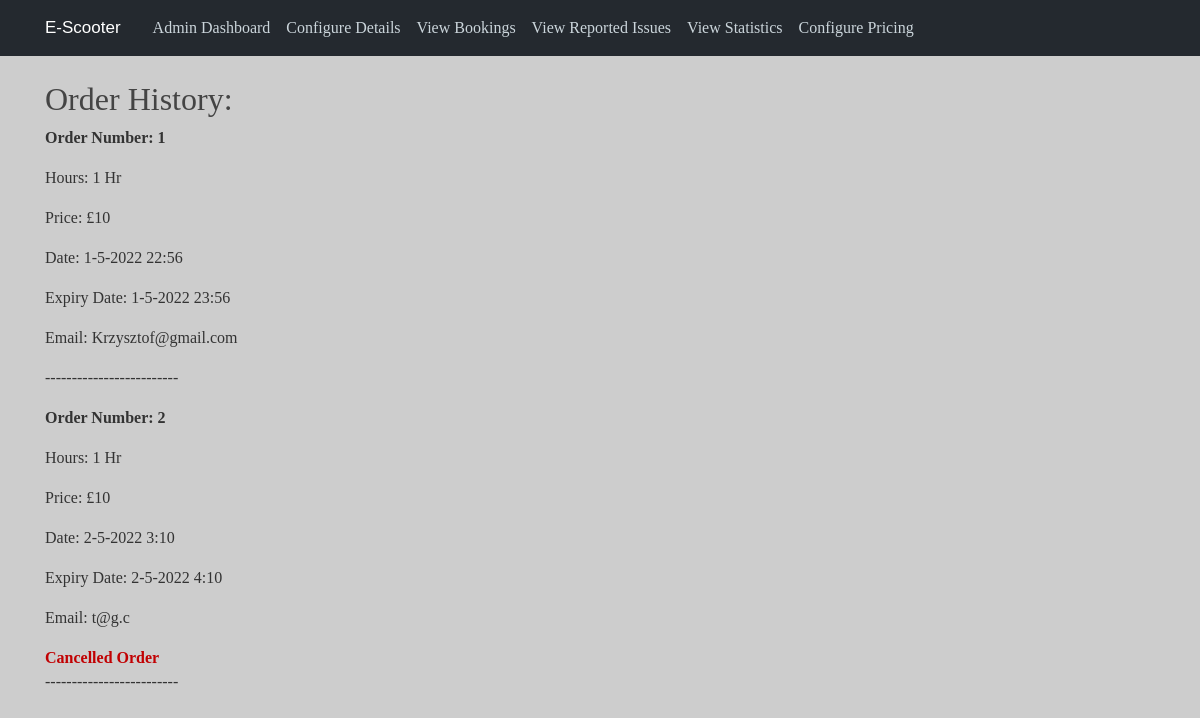
Before: /admin/bookings with the older database file.
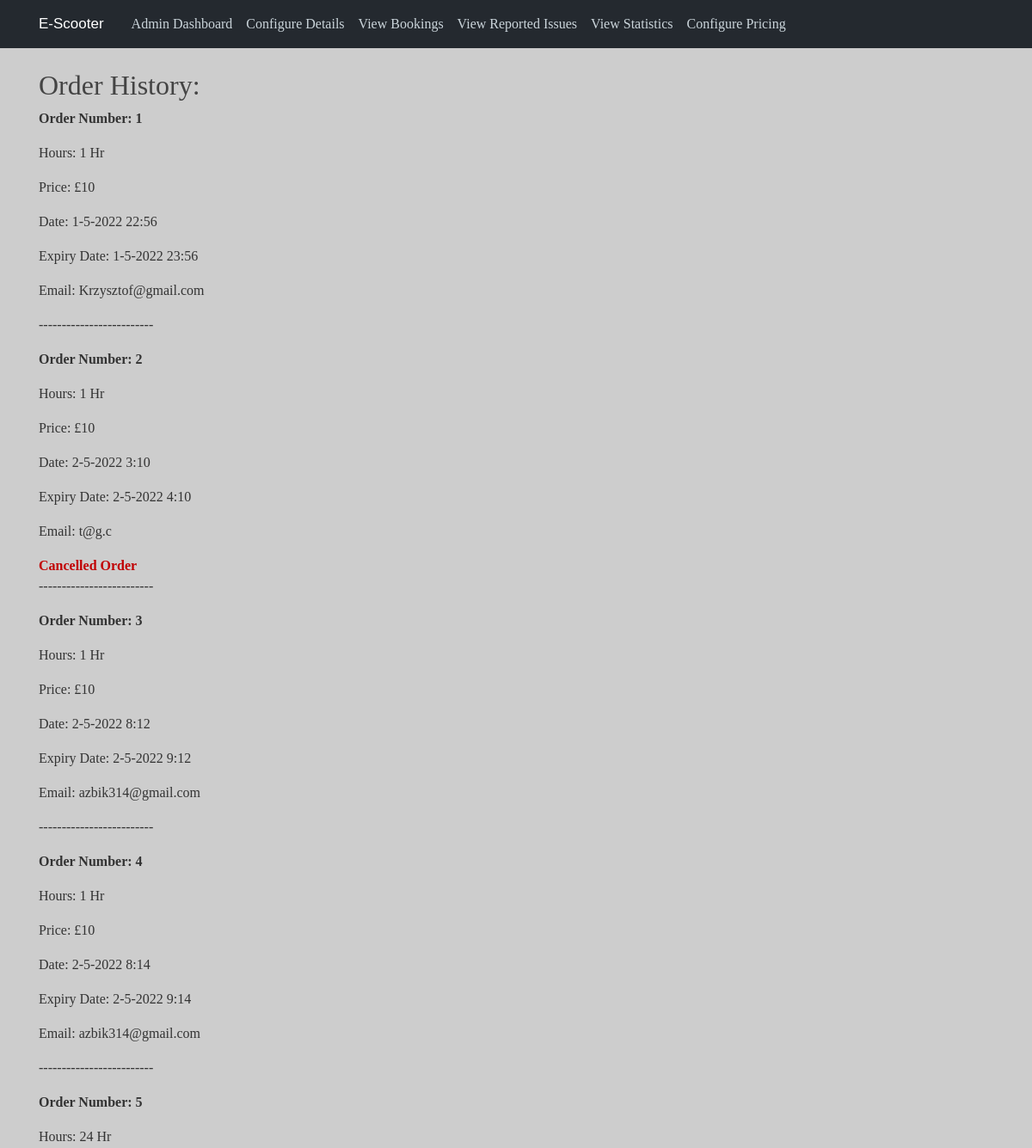
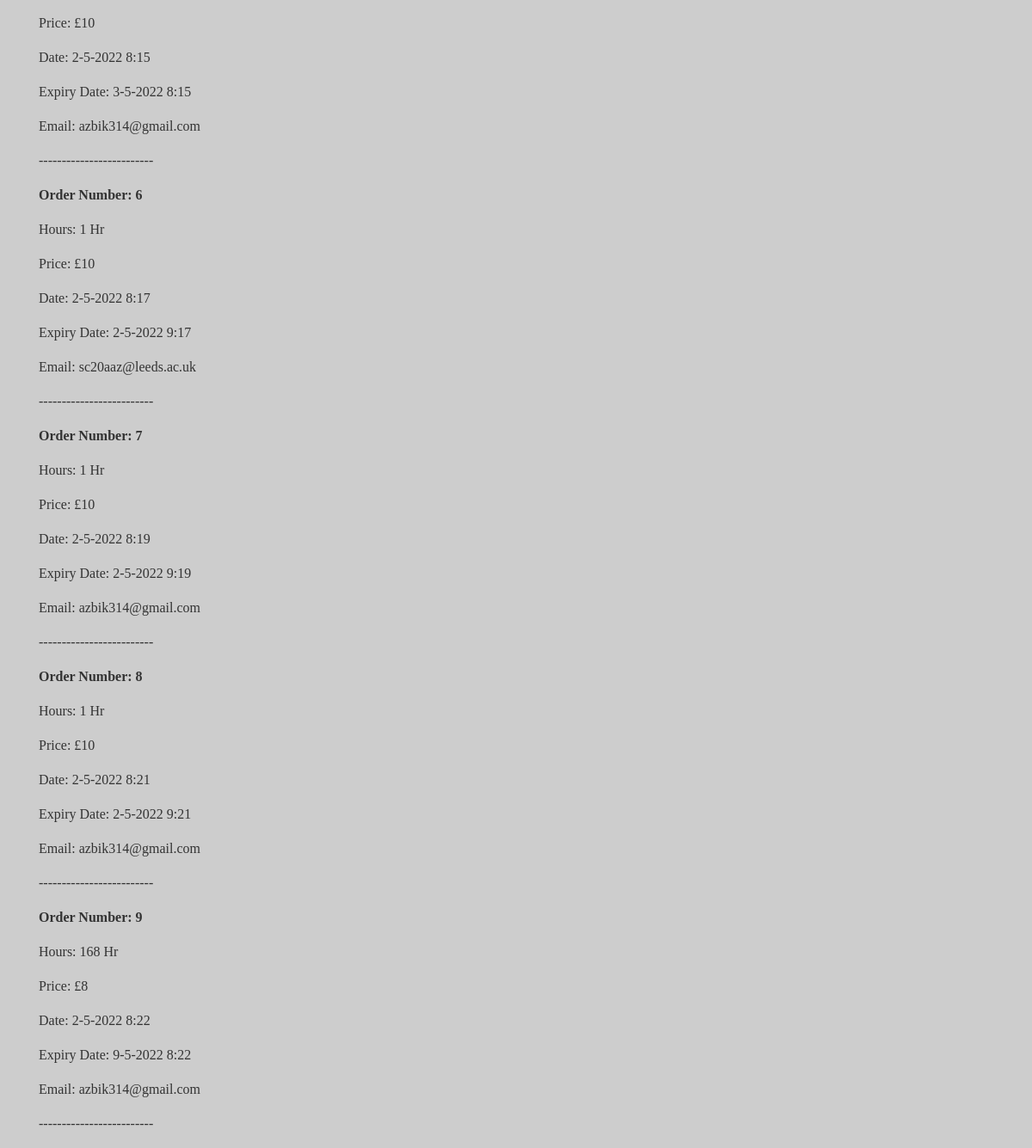
After: the same page with the newer database file (2 pictures, top to bottom).
### app/models.py (models this page shows)
class Booking(db.Model):
    __tablename__ = "bookings"
    id = db.Column(db.Integer, primary_key=True)
    ScooterID = db.Column(db.Integer, ForeignKey("scooters.id"))
    UserID = db.Column(db.Integer, ForeignKey("users.id"))
    numHours = db.Column(db.Integer, nullable = False)
    date = db.Column(db.DateTime, nullable = False)
    expiry = db.Column(db.DateTime)
    price = db.Column(db.Integer, nullable = False)
    cancelled = db.Column(db.Boolean, default = False, nullable=False)
    option = db.Column(db.Integer, nullable = False)
    email = db.Column(db.String(60), nullable=False)

### app/views.py (the view)
@app.route("/admin/bookings")
def admin_bookings():
    if session.get("admin") == 0:
        return redirect("/dashboard")
    else:
        bookings = models.Booking.query.all()
        return render_template("bookings.html", orders=bookings)

### app/templates/bookings.html (shortened to what this page needs)
{% extends "admin_base.html" %}
{% block content %}
<head>
</head>
<body>
    <h2>Order History:</h2>
    {% for elem in orders %}
        {% if elem.id not in active or elem.cancelled %}
            <p style="font-weight: bold">Order Number: {{elem.id}}</p>
            <p>Hours: {{elem.numHours}} Hr</p>
            <p>Price: £{{elem.price}}</p>
            <p>Date: {{elem.date.day}}-{{elem.date.month}}-{{elem.date.year}} {{elem.date.hour}}:{{elem.date.minute}}</p>
            <p>Expiry Date: {{elem.expiry.day}}-{{elem.expiry.month}}-{{elem.expiry.year}} {{elem.expiry.hour}}:{{elem.expiry.minute}}</p>
            <p>Email: {{elem.email}}</p>
            {% if elem.cancelled %}
            <b style="color: rgba(193,0,2,1.00)">Cancelled Order</b>
            {% endif %}
			<p>-------------------------</p>
        {% endif %}
    {% endfor %}
</body>
{% endblock content %}

### app/templates/admin_base.html (shortened to what this page needs)
<!doctype html>
<link href="//db.onlinewebfonts.com/c/59e7605c0e625de0522a548ac1a15d91?family=Sharp+Sans+No1+Medium+Italic" rel="stylesheet" type="text/css"/>
<html lang="en">
  <head>
    <link rel="stylesheet" href="https://stackpath.bootstrapcdn.com/bootstrap/4.3.1/css/bootstrap.min.css">
    <link rel="stylesheet" type="text/css" href="{{ url_for('static', filename='style.css')}}">
  </head>
    <header class="site-header">
      <nav class="navbar navbar-expand-md navbar-dark bg-steel fixed-top">
        <div class="container">
          <a class="navbar-brand mr-4" href="/dashboard" style="font-family: Sharp Sans No1 Medium Italic, Sans-Serif; font-size: 17px">E-Scooter</a>
          <div class="collapse navbar-collapse" id="navbarToggle">
            <div class="navbar-nav mr-auto" style="font-weight: 300">
              <a class="nav-item nav-link" href="/dashboard">Admin Dashboard</a>
              <a class="nav-item nav-link" href="/admin/manage">Configure Details</a>
              <a class="nav-item nav-link" href="/admin/bookings">View Bookings</a>
              <a class="nav-item nav-link" href="/admin/issues">View Reported Issues</a>
              <a class="nav-item nav-link" href="/admin/statistics">View Statistics</a>
			        <a class="nav-item nav-link" href="/admin/pricing">Configure Pricing</a>
            </div>
          </div>
        </div>
      </nav>
    </header>
    <div class = 'container'>
      {% block content %}{% endblock %}
    </div>
  </body>
</html>

### app/static/style.css (style rules this page uses)
body { background: rgba(205,205,205,1); color: #333333; margin-top: 5rem; font-family: halyard-display; }
h1, h2, h3, h4, h5, h6 { color: #444444; }
.bg-steel { background-color: #24292f; }
.site-header .navbar-nav .nav-link { color: #cbd5db; }

Changed rows visible on the page:
added Booking: id "3", numHours "1", price "10", date.day "2", date.month "5", date.year "2022", date.hour "8", date.minute "12", expiry.day "2", expiry.month "5", expiry.year "2022", expiry.hour "9", expiry.minute "12", email "azbik314@gmail.com"
added Booking: id "4", numHours "1", price "10", date.day "2", date.month "5", date.year "2022", date.hour "8", date.minute "14", expiry.day "2", expiry.month "5", expiry.year "2022", expiry.hour "9", expiry.minute "14", email "azbik314@gmail.com"
added Booking: id "5", numHours "24", price "10", date.day "2", date.month "5", date.year "2022", date.hour "8", date.minute "15", expiry.day "3", expiry.month "5", expiry.year "2022", expiry.hour "8", expiry.minute "15", email "azbik314@gmail.com"
added Booking: id "6", numHours "1", price "10", date.day "2", date.month "5", date.year "2022", date.hour "8", date.minute "17", expiry.day "2", expiry.month "5", expiry.year "2022", expiry.hour "9", expiry.minute "17", email "sc20aaz@leeds.ac.uk"
added Booking: id "7", numHours "1", price "10", date.day "2", date.month "5", date.year "2022", date.hour "8", date.minute "19", expiry.day "2", expiry.month "5", expiry.year "2022", expiry.hour "9", expiry.minute "19", email "azbik314@gmail.com"
added Booking: id "8", numHours "1", price "10", date.day "2", date.month "5", date.year "2022", date.hour "8", date.minute "21", expiry.day "2", expiry.month "5", expiry.year "2022", expiry.hour "9", expiry.minute "21", email "azbik314@gmail.com"
added Booking: id "9", numHours "168", price "8", date.day "2", date.month "5", date.year "2022", date.hour "8", date.minute "22", expiry.day "9", expiry.month "5", expiry.year "2022", expiry.hour "8", expiry.minute "22", email "azbik314@gmail.com"
